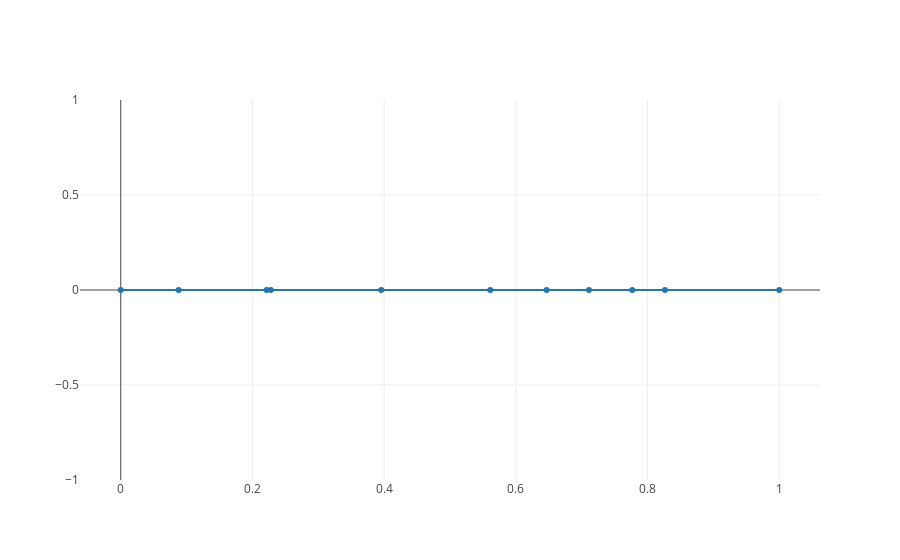

The notebook cell saved with this chart:
### Markdown cell above
The domain $\Omega = [0, 1]$, which we discretize with $n$ segments (or elements) $s_i$

### Code cell
#domain
omega = np.array([0, 1])

#number of bases and elements
n_elements = 10
n_bases = n_elements + 1

#segments
# s = np.linspace(omega[0], omega[1], num=n_elements+1)
s = np.cumsum(np.random.rand(n_elements+1))
s = (s-s[0])/(s[-1]-s[0])


#plot
fig = go.Figure(data=[go.Scatter(x=s, y=np.zeros(s.shape), mode='lines+markers')])
plotly.iplot(fig)

### Figure 1 — Plotly figure (JSON) as saved in the notebook; plotly's stock layout.template omitted (floating-point values rounded to 4 significant figures)
{"data": [{"mode": "lines+markers", "type": "scatter", "uid": "ecf8f923-a9ff-42e6-82e7-7d6d2a459cfd", "x": [0, 0.08786, 0.2216, 0.2279, 0.3956, 0.5611, 0.6467, 0.7111, 0.7767, 0.8265, 1], "y": [0, 0, 0, 0, 0, 0, 0, 0, 0, 0, 0]}], "layout": {}}
